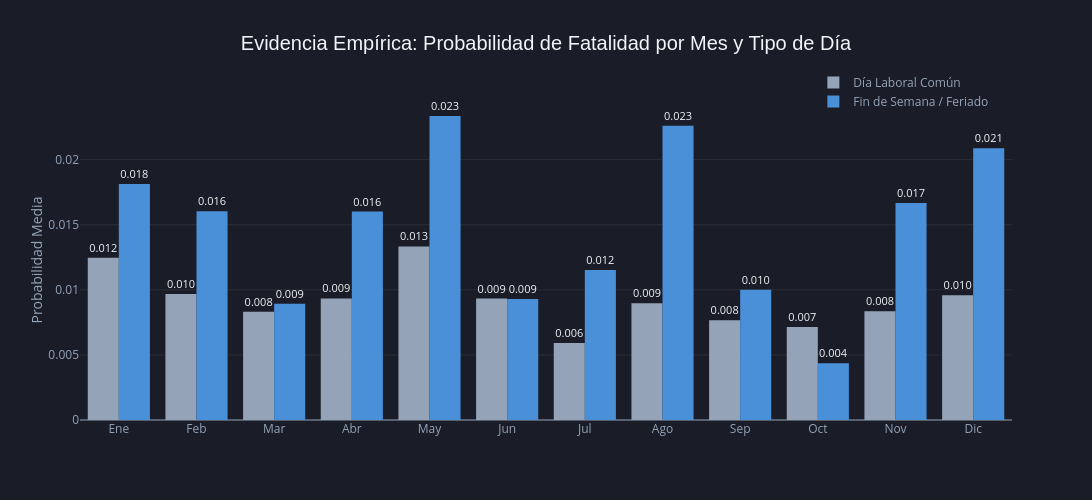

Write notebook code for a chart like this one.
### Code cell
# 1. Creamos una macro-categoría limpia para separar Días Comunes de Días Libres
df_final['tipo_dia_macro'] = df_final.apply(
    lambda r: 'Fin de Semana / Feriado' if (r['es_fin_de_semana'] == 1 or r['es_feriado'] == 1) else 'Día Laboral Común', 
    axis=1
)

# 2. Agrupamos por mes y por tipo de día para calcular la probabilidad promedio REAL
df_comportamiento = df_final.groupby(['mes', 'tipo_dia_macro'])['probabilidad_fatalidad'].mean().reset_index()

# Mapeamos los números a nombres de meses para que el eje X sea súper legible
meses_espanol = {1: 'Ene', 2: 'Feb', 3: 'Mar', 4: 'Abr', 5: 'May', 6: 'Jun', 
                 7: 'Jul', 8: 'Ago', 9: 'Sep', 10: 'Oct', 11: 'Nov', 12: 'Dic'}
df_comportamiento['Nombre_Mes'] = df_comportamiento['mes'].map(meses_espanol)

# 3. Creamos el gráfico de barras agrupadas por mes
fig_evidencia = px.bar(
    df_comportamiento,
    x='Nombre_Mes',
    y='probabilidad_fatalidad',
    color='tipo_dia_macro',
    barmode='group', # Pone las barras una al lado de la otra para comparar directo
    title='Evidencia Empírica: Probabilidad de Fatalidad por Mes y Tipo de Día',
    labels={'probabilidad_fatalidad': 'Probabilidad Media', 'Nombre_Mes': ''},
    # Nueva paleta oscura: Gris claro para días comunes y Azul vibrante para franco/fiestas
    color_discrete_map={'Día Laboral Común': '#94A3B8', 'Fin de Semana / Feriado': '#4A90D9'},
    text_auto='.3f'
)

# 4. DISEÑO UNIFICADO OSCURO
fig_evidencia.update_layout(
    template=None,
    paper_bgcolor='#1A1D27',
    plot_bgcolor='#1A1D27',
    title_font_size=20,
    title_font_family='Arial',
    font_color='#F1F5F9',
    height=500,
    width=1150,
    # Leyenda interna adaptada con tipografía clara
    legend=dict(
        title_text='', 
        font=dict(color='#94A3B8'),
        yanchor='top', y=1.10, xanchor='right', x=0.98
    )
)

# 5. Ajustes de legibilidad para ejes y grillas tenues
fig_evidencia.update_xaxes(
    color='#94A3B8',
    tickfont=dict(size=12, color='#94A3B8')
)
fig_evidencia.update_yaxes(
    showgrid=True, 
    gridcolor='rgba(255,255,255,0.07)', 
    color='#94A3B8',
    tickfont=dict(color='#94A3B8')
)

# Forzamos los números de arriba de las barras a color claro
fig_evidencia.update_traces(
    textposition='outside', 
    textfont=dict(size=11, color='#F1F5F9')
)

fig_evidencia.show()

### Figure 1 — Plotly figure (JSON) as saved in the notebook; plotly's stock layout.template omitted (floating-point values rounded to 4 significant figures)
{"data": [{"alignmentgroup": "True", "hovertemplate": "tipo_dia_macro=Día Laboral Común<br>=%{x}<br>Probabilidad Media=%{y}<extra></extra>", "legendgroup": "Día Laboral Común", "marker": {"color": "#94A3B8", "pattern": {"shape": ""}}, "name": "Día Laboral Común", "offsetgroup": "Día Laboral Común", "orientation": "v", "showlegend": true, "textfont": {"color": "#F1F5F9", "size": 11}, "textposition": "outside", "texttemplate": "%{y:.3f}", "type": "bar", "x": ["Ene", "Feb", "Mar", "Abr", "May", "Jun", "Jul", "Ago", "Sep", "Oct", "Nov", "Dic"], "xaxis": "x", "y": [0.01247, 0.009676, 0.008323, 0.00934, 0.01333, 0.009324, 0.005923, 0.008969, 0.007661, 0.007151, 0.008355, 0.009591], "yaxis": "y"}, {"alignmentgroup": "True", "hovertemplate": "tipo_dia_macro=Fin de Semana / Feriado<br>=%{x}<br>Probabilidad Media=%{y}<extra></extra>", "legendgroup": "Fin de Semana / Feriado", "marker": {"color": "#4A90D9", "pattern": {"shape": ""}}, "name": "Fin de Semana / Feriado", "offsetgroup": "Fin de Semana / Feriado", "orientation": "v", "showlegend": true, "textfont": {"color": "#F1F5F9", "size": 11}, "textposition": "outside", "texttemplate": "%{y:.3f}", "type": "bar", "x": ["Ene", "Feb", "Mar", "Abr", "May", "Jun", "Jul", "Ago", "Sep", "Oct", "Nov", "Dic"], "xaxis": "x", "y": [0.01812, 0.01603, 0.008929, 0.01601, 0.02335, 0.009286, 0.01152, 0.02259, 0.01001, 0.004369, 0.01666, 0.02088], "yaxis": "y"}], "layout": {"barmode": "group", "font": {"color": "#F1F5F9"}, "height": 500, "legend": {"font": {"color": "#94A3B8"}, "title": {"text": ""}, "tracegroupgap": 0, "x": 0.98, "xanchor": "right", "y": 1.1, "yanchor": "top"}, "paper_bgcolor": "#1A1D27", "plot_bgcolor": "#1A1D27", "title": {"font": {"family": "Arial", "size": 20}, "text": "Evidencia Empírica: Probabilidad de Fatalidad por Mes y Tipo de Día"}, "width": 1150, "xaxis": {"anchor": "y", "color": "#94A3B8", "domain": [0, 1], "tickfont": {"color": "#94A3B8", "size": 12}, "title": {"text": ""}}, "yaxis": {"anchor": "x", "color": "#94A3B8", "domain": [0, 1], "gridcolor": "rgba(255,255,255,0.07)", "showgrid": true, "tickfont": {"color": "#94A3B8"}, "title": {"text": "Probabilidad Media"}}}}
